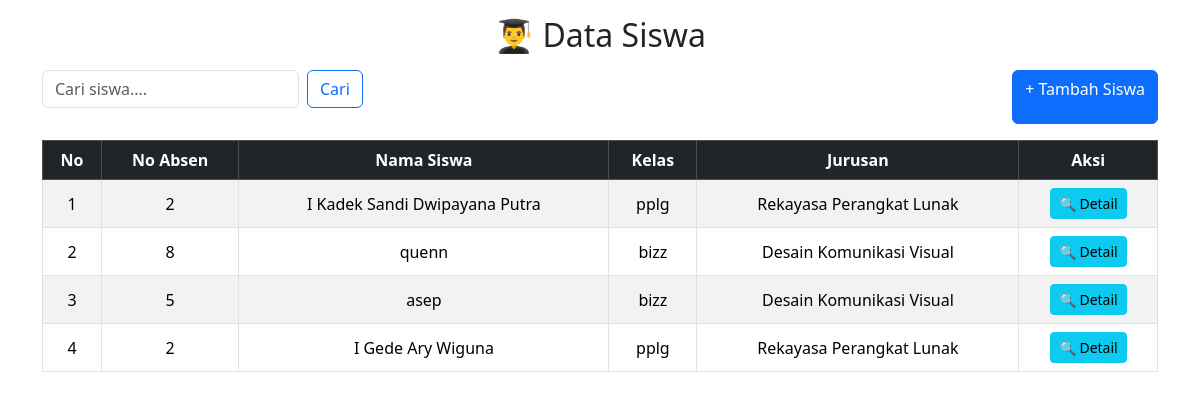
The page /sanzz_php/admin/siswa.php on the database its author committed.
### tables this page shows
CREATE TABLE `siswa` (
  `id_siswa` int NOT NULL,
  `nama_siswa` varchar(100) NOT NULL,
  `No_absen` int NOT NULL,
  `tgl_lahir` date NOT NULL,
  `alamat` text NOT NULL,
  `telp` varchar(15) NOT NULL,
  `nis` int NOT NULL,
  `nisn` varchar(15) NOT NULL,
  `id_kelas` int NOT NULL
);

CREATE TABLE `kelas` (
  `id_kelas` int NOT NULL,
  `nama_kelas` varchar(12) NOT NULL,
  `id_guru` int NOT NULL,
  `id_jurusan` int NOT NULL
);

CREATE TABLE `jurusan` (
  `id_jurusan` int NOT NULL,
  `nama_jurusan` varchar(50) NOT NULL,
  `singkatan` varchar(5) NOT NULL
);

### sanzz_php/admin/siswa.php (the view, shortened to what this page needs)
<?php
include "../koneksi.php";
$cari = "";
if (isset($_GET['cari']) && $_GET['cari'] != "") {
    $cari = $_GET['cari'];
    $result = mysqli_query($koneksi, "SELECT * FROM siswa
                                        JOIN kelas ON siswa.id_kelas = kelas.id_kelas
                                        JOIN jurusan ON kelas.id_jurusan = jurusan.id_jurusan
                                        WHERE (nama_siswa LIKE '%$cari%'
                                        OR nis LIKE '%$cari%'
                                        OR nisn LIKE '%$cari%'
                                        OR nama_kelas LIKE '%$cari%'
                                        OR nama_jurusan LIKE '%$cari%')
                                        ORDER BY id_siswa DESC");
} else {
    $result = mysqli_query($koneksi, "SELECT * FROM siswa,kelas,jurusan
                                        WHERE siswa.id_kelas=kelas.id_kelas
                                        AND kelas.id_jurusan=jurusan.id_jurusan
                                        ORDER BY id_siswa DESC"); }
?>
<link href="https://cdn.jsdelivr.net/npm/bootstrap@5.3.3/dist/css/bootstrap.min.css" rel="stylesheet">
<div class="container mt-3">
    <h2 class="mb-3 text-center">👨‍🎓 Data Siswa</h2>
    <div class="d-flex justify-content-between mb-3">
        <form class="d-flex" method="get" action="">
            <input class="form-control me-2" type="search" name="cari" placeholder="Cari siswa...." value="<?= htmlspecialchars($cari) ?>">
            <button class="btn btn-outline-primary" type="submit">Cari</button>
        </form>
        <a href="siswa_tambah.php" class="btn btn-primary">+ Tambah Siswa</a>
    </div>
    <div class="table-responsive">
        <table class="table table-bordered table-striped table-hover align-middle text-center">
            <thead class="table-dark">
                <tr>
                    <th>No</th>
                    <th>No Absen</th>
                    <th>Nama Siswa</th>
                    <th>Kelas</th>
                    <th>Jurusan</th>
                    <th>Aksi</th>
                </tr>
            </thead>
            <tbody>
            <?php
            $No = 1;
            if (mysqli_num_rows($result) > 0) {
                while ($row = mysqli_fetch_assoc($result)) { ?>
                    <tr>
                        <td><?= $No++ ?></td>
                        <td><?= htmlspecialchars($row['No_absen']) ?></td>
                        <td><?= htmlspecialchars($row['nama_siswa']) ?></td>
                        <td><?= htmlspecialchars($row['nama_kelas']) ?></td>
                        <td><?= htmlspecialchars($row['nama_jurusan']) ?></td>
                        <td>
                            <button
                                class="btn btn-info btn-sm"
                                data-bs-toggle="modal"
                                data-bs-target="#detailModal<?= $row['id_siswa'] ?>">
                                🔍 Detail
                            </button>
                        </td>
                    </tr>
            <?php }
            } else { ?>
                <tr>
                    <td colspan="6" class="text-center text-muted">⚠️ Data tidak ditemukan</td>
                </tr>
            <?php } ?>
            </tbody>
        </table>
    </div>
</div>

### rows shown on the page
siswa: No_absen "2", nama_siswa "I Kadek Sandi Dwipayana Putra", id_kelas.nama_kelas "pplg", jurusan.nama_jurusan "Rekayasa Perangkat Lunak"
siswa: No_absen "8", nama_siswa "quenn", id_kelas.nama_kelas "bizz", jurusan.nama_jurusan "Desain Komunikasi Visual"
siswa: No_absen "5", nama_siswa "asep", id_kelas.nama_kelas "bizz", jurusan.nama_jurusan "Desain Komunikasi Visual"
siswa: No_absen "2", nama_siswa "I Gede Ary Wiguna", id_kelas.nama_kelas "pplg", jurusan.nama_jurusan "Rekayasa Perangkat Lunak"
